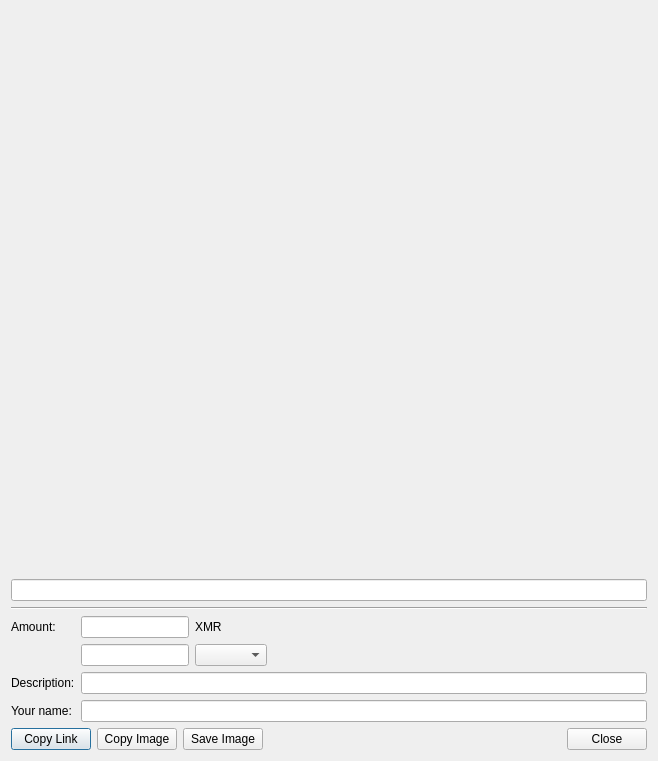
<?xml version="1.0" encoding="UTF-8"?>
<ui version="4.0">
 <class>PaymentRequestDialog</class>
 <widget class="QDialog" name="PaymentRequestDialog">
  <property name="geometry">
   <rect>
    <x>0</x>
    <y>0</y>
    <width>658</width>
    <height>761</height>
   </rect>
  </property>
  <property name="windowTitle">
   <string>Create Payment Request</string>
  </property>
  <layout class="QVBoxLayout" name="verticalLayout">
   <item>
    <widget class="QrCodeWidget" name="qrWidget" native="true">
     <property name="sizePolicy">
      <sizepolicy hsizetype="Expanding" vsizetype="Expanding">
       <horstretch>0</horstretch>
       <verstretch>0</verstretch>
      </sizepolicy>
     </property>
    </widget>
   </item>
   <item>
    <widget class="QLineEdit" name="line_paymentRequestUri">
     <property name="readOnly">
      <bool>true</bool>
     </property>
    </widget>
   </item>
   <item>
    <widget class="Line" name="line">
     <property name="orientation">
      <enum>Qt::Horizontal</enum>
     </property>
    </widget>
   </item>
   <item>
    <layout class="QFormLayout" name="formLayout">
     <item row="0" column="0">
      <widget class="QLabel" name="label">
       <property name="text">
        <string>Amount:</string>
       </property>
      </widget>
     </item>
     <item row="0" column="1">
      <layout class="QVBoxLayout" name="verticalLayout_2">
       <item>
        <layout class="QHBoxLayout" name="horizontalLayout_3">
         <item>
          <widget class="QLineEdit" name="line_amount">
           <property name="sizePolicy">
            <sizepolicy hsizetype="Maximum" vsizetype="Fixed">
             <horstretch>0</horstretch>
             <verstretch>0</verstretch>
            </sizepolicy>
           </property>
          </widget>
         </item>
         <item>
          <widget class="QLabel" name="label_4">
           <property name="text">
            <string>XMR</string>
           </property>
          </widget>
         </item>
         <item>
          <spacer name="horizontalSpacer_2">
           <property name="orientation">
            <enum>Qt::Horizontal</enum>
           </property>
           <property name="sizeHint" stdset="0">
            <size>
             <width>40</width>
             <height>20</height>
            </size>
           </property>
          </spacer>
         </item>
        </layout>
       </item>
      </layout>
     </item>
     <item row="2" column="0">
      <widget class="QLabel" name="label_2">
       <property name="text">
        <string>Description:</string>
       </property>
      </widget>
     </item>
     <item row="2" column="1">
      <widget class="QLineEdit" name="line_description"/>
     </item>
     <item row="3" column="0">
      <widget class="QLabel" name="label_3">
       <property name="text">
        <string>Your name:</string>
       </property>
      </widget>
     </item>
     <item row="3" column="1">
      <widget class="QLineEdit" name="line_recipient"/>
     </item>
     <item row="1" column="0">
      <widget class="QLabel" name="label_5">
       <property name="text">
        <string/>
       </property>
      </widget>
     </item>
     <item row="1" column="1">
      <layout class="QHBoxLayout" name="horizontalLayout_2">
       <item>
        <widget class="QFrame" name="frame_fiat">
         <property name="frameShape">
          <enum>QFrame::NoFrame</enum>
         </property>
         <property name="frameShadow">
          <enum>QFrame::Sunken</enum>
         </property>
         <layout class="QHBoxLayout" name="horizontalLayout_4">
          <property name="leftMargin">
           <number>0</number>
          </property>
          <property name="topMargin">
           <number>0</number>
          </property>
          <property name="rightMargin">
           <number>0</number>
          </property>
          <property name="bottomMargin">
           <number>0</number>
          </property>
          <item>
           <widget class="QLineEdit" name="line_amountFiat">
            <property name="sizePolicy">
             <sizepolicy hsizetype="Maximum" vsizetype="Fixed">
              <horstretch>0</horstretch>
              <verstretch>0</verstretch>
             </sizepolicy>
            </property>
           </widget>
          </item>
          <item>
           <widget class="QComboBox" name="comboCurrency">
            <property name="sizePolicy">
             <sizepolicy hsizetype="Maximum" vsizetype="Fixed">
              <horstretch>0</horstretch>
              <verstretch>0</verstretch>
             </sizepolicy>
            </property>
           </widget>
          </item>
         </layout>
        </widget>
       </item>
       <item>
        <spacer name="horizontalSpacer">
         <property name="orientation">
          <enum>Qt::Horizontal</enum>
         </property>
         <property name="sizeHint" stdset="0">
          <size>
           <width>40</width>
           <height>20</height>
          </size>
         </property>
        </spacer>
       </item>
      </layout>
     </item>
    </layout>
   </item>
   <item>
    <layout class="QHBoxLayout" name="horizontalLayout">
     <item>
      <widget class="QPushButton" name="btn_copyLink">
       <property name="text">
        <string>Copy Link</string>
       </property>
      </widget>
     </item>
     <item>
      <widget class="QPushButton" name="btn_copyImage">
       <property name="text">
        <string>Copy Image</string>
       </property>
      </widget>
     </item>
     <item>
      <widget class="QPushButton" name="btn_saveImage">
       <property name="text">
        <string>Save Image</string>
       </property>
      </widget>
     </item>
     <item>
      <spacer name="horizontalSpacer_3">
       <property name="orientation">
        <enum>Qt::Horizontal</enum>
       </property>
       <property name="sizeHint" stdset="0">
        <size>
         <width>40</width>
         <height>20</height>
        </size>
       </property>
      </spacer>
     </item>
     <item>
      <widget class="QDialogButtonBox" name="buttonBox">
       <property name="orientation">
        <enum>Qt::Horizontal</enum>
       </property>
       <property name="standardButtons">
        <set>QDialogButtonBox::Close</set>
       </property>
      </widget>
     </item>
    </layout>
   </item>
  </layout>
 </widget>
 <customwidgets>
  <customwidget>
   <class>QrCodeWidget</class>
   <extends>QWidget</extends>
   <header>widgets/QrCodeWidget.h</header>
   <container>1</container>
  </customwidget>
 </customwidgets>
 <resources/>
 <connections>
  <connection>
   <sender>buttonBox</sender>
   <signal>accepted()</signal>
   <receiver>PaymentRequestDialog</receiver>
   <slot>accept()</slot>
   <hints>
    <hint type="sourcelabel">
     <x>248</x>
     <y>254</y>
    </hint>
    <hint type="destinationlabel">
     <x>157</x>
     <y>274</y>
    </hint>
   </hints>
  </connection>
  <connection>
   <sender>buttonBox</sender>
   <signal>rejected()</signal>
   <receiver>PaymentRequestDialog</receiver>
   <slot>reject()</slot>
   <hints>
    <hint type="sourcelabel">
     <x>316</x>
     <y>260</y>
    </hint>
    <hint type="destinationlabel">
     <x>286</x>
     <y>274</y>
    </hint>
   </hints>
  </connection>
 </connections>
</ui>
